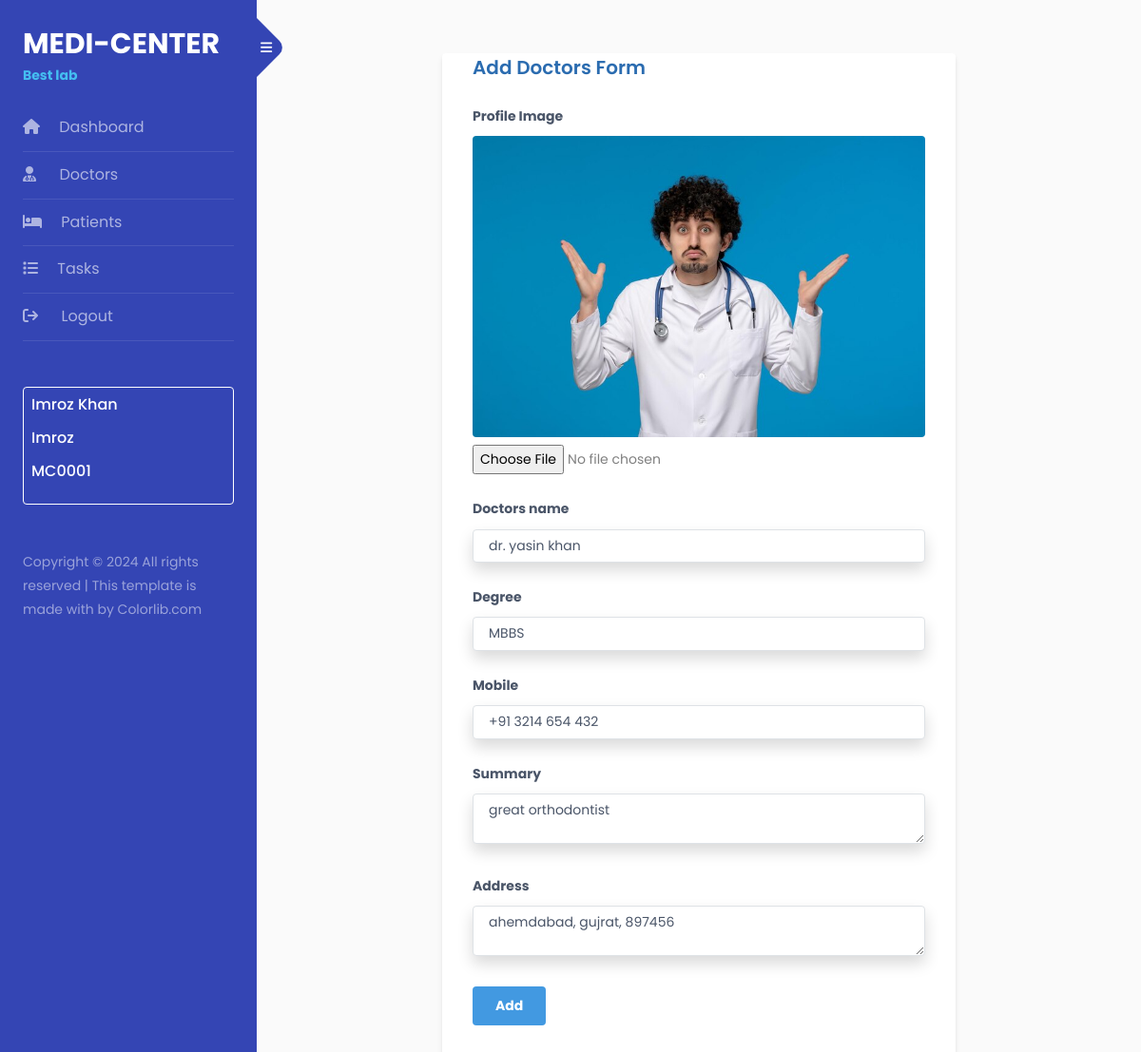
Page /dashboard/edit_doctors_view/8 (signed in) on the earlier database version.
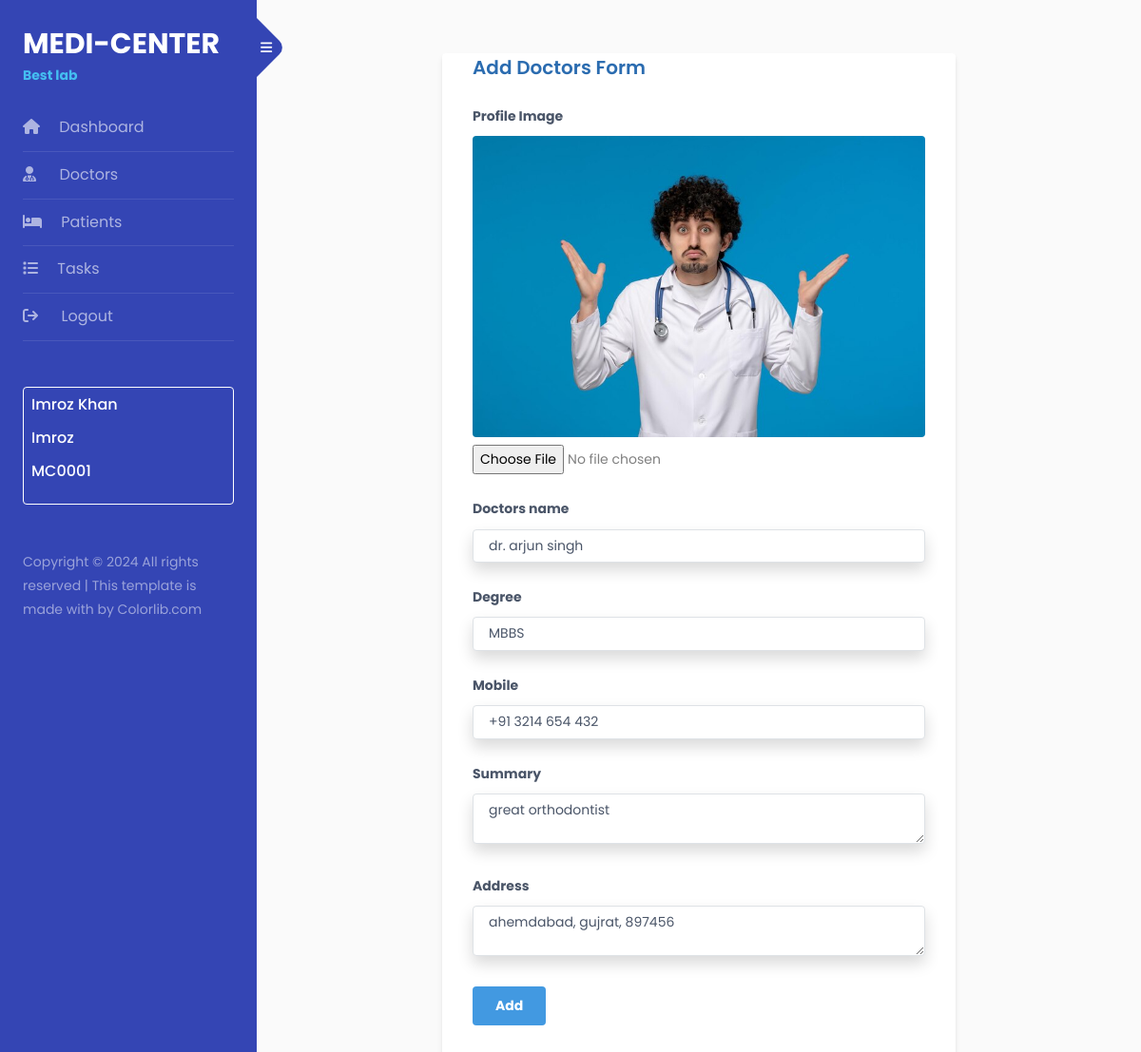
Same page on the later database version.
### master/models.py (models this page shows, shortened)
class BaseClass(models.Model):
    created_at = models.DateTimeField(auto_now_add=True)
    updated_at = models.DateTimeField(auto_now=True)
    class Meta:
        abstract = True

class doctor(BaseClass):
    DIR_NAME = 'doctors-profile'
    FILENAME_WORD = 'dp'
    profile = models.ImageField(upload_to=custom_filename, default=r'default_images\doctor-profile.png',null=True)
    name = models.CharField(max_length= 255)
    degree = models.CharField(max_length=50)
    contact = models.CharField(max_length=255)
    total_patient = models.IntegerField(default=0)
    summary = models.TextField()
    address = models.TextField()

### staff/views.py (the view)
    def wrapper(request, *args, **kwargs):
        if 'staff_id' in request.session:
            return view_func(request, *args, **kwargs)
        else:
            return redirect('login_view')

### master/views.py (called while the page is built, shortened)
def get_doctor_details(doctor_id=None):
    if doctor_id is None:
        get_doctor = doctor.objects.all().order_by('-id')
    else:
        get_doctor = doctor.objects.get(id=doctor_id)
    return get_doctor

def get_report_details(report_type_id=None):
    if report_type_id is None:
        get_report = ReportType.objects.all().order_by('-id')
    else:
        get_report = ReportType.objects.get(id=report_type_id)
    return get_report

@staff_authenticated
def edit_doctors_view(request, doctor_id):
    get_doctor = get_doctor_details(doctor_id=doctor_id)
    context = {
        'doctor': get_doctor,
        'doctors': get_doctor_details(),
        'reports': get_report_details(),
        'humanize': humanize.naturalday(current_time - get_doctor.created_at)
    }
    return render(request, 'edit_doctors.html', context)

### staff/views.py (called while the page is built)
def staff_authenticated(view_func):
    def wrapper(request, *args, **kwargs):
        if 'staff_id' in request.session:
            return view_func(request, *args, **kwargs)
        else:
            return redirect('login_view')
    return wrapper

### master/templates/edit_doctors.html (shortened to what this page needs)
{% extends 'base.html' %}
{% block body %}
<div class="flex flex-col lg:flex-row justify-center">
    <div class="lg:w-4/6 ">
        <form action="" method="post" enctype="multipart/form-data" class="bg-white shadow-md rounded px-8 pb-8 m-2">
            <h3 class="self-center text-xl mb-6 font-semibold whitespace-nowrap dark:text-white text-blue-700">
                Add Doctors Form
            </h3>
            <div class="mb-4">
                <label class="block text-gray-700 text-sm font-bold mb-2" for="profile">
                    Profile Image
                </label>
                {% if doctor.profile %}
                    <img id="profileImage" src="{{ doctor.profile.url }}" alt="Profile Image" class="mb-2 rounded">
                {% else %}
                    <img id="profileImage" alt="Profile Image" class="mb-2 rounded" style="display: none;">
                {% endif %}
                <input name="profile" type="file" accept="image/*" onchange="updateProfileImage(this)">
            </div>
            <div class="mb-4">
                <label class="block text-gray-700 text-sm font-bold mb-2" for="name">
                    Doctors name
                </label>
                <input name="name"
                    class="shadow appearance-none border rounded w-full py-2 px-3 text-gray-700 leading-tight focus:outline-none focus:shadow-outline"
                    id="name" type="text" placeholder="Dr. Jhon Doe" value="{{doctor.name}}" required>
            </div>
            <div class="mb-4">
                <label class="block text-gray-700 text-sm font-bold mb-2" for="degree">
                    Degree
                </label>
                <input name="degree"
                    class="shadow appearance-none border rounded w-full py-2 px-3 text-gray-700 leading-tight focus:outline-none focus:shadow-outline"
                    id="degree" type="text" placeholder="MD" value="{{doctor.degree}}" required>
            </div>
            <div class="mb-4">
                <label class="block text-gray-700 text-sm font-bold mb-2" for="mobile">
                    Mobile
                </label>
                <input name="mobile"
                    class="shadow appearance-none border rounded w-full py-2 px-3 text-gray-700 leading-tight focus:outline-none focus:shadow-outline"
                    id="mobile" type="text" placeholder="(+91) 765 798 3454" value="{{doctor.contact}}" required>
            </div>
            <div class="mb-4">
                <label class="block text-gray-700 text-sm font-bold mb-2" for="summary">
                    Summary
                </label>
                <textarea name="summary"
                    class="shadow appearance-none border rounded w-full py-2 px-3 text-gray-700 leading-tight focus:outline-none focus:shadow-outline"
                    id="summary" placeholder="Type your summary here..." required>{{doctor.summary}}</textarea>
            </div>
            <div class="mb-4">
                <label class="block text-gray-700 text-sm font-bold mb-2" for="address">
                    Address
                </label>
                <textarea name="address"
                    class="shadow appearance-none border rounded w-full py-2 px-3 text-gray-700 leading-tight focus:outline-none focus:shadow-outline"
                    id="address" placeholder="Type your address here..." required>{{doctor.address}}</textarea>
            </div>
            <div class="flex items-center justify-between">
                <button
                    class="bg-blue-500 hover:bg-blue-700 text-white font-bold py-2 px-4 rounded focus:outline-none focus:shadow-outline"
                    type="submit">
                    Add
                </button>
            </div>
        </form>
    </div>
</div>
{% endblock %}

Differences in the rows shown:
changed doctor "MBBS": name "dr. yasin khan" → "dr. arjun singh"
